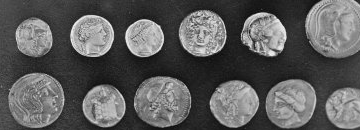
#> input picture images/input/moedas_recorte.png, 360 x 130 px
$ python __main__.py --operation segment --input ../images/input/moedas_recorte.png --output out.png
#> lines starting #> are read from the running program, lines starting #| are printed output that depends on the picture; after the words box and inside, x2 and y2 are one past the last pixel; in counts of white or black regions, pixels touching at a corner belong together; long printed decimals are rounded
import argparse
import csv
import json
import sys
from pathlib import Path

import cv2
import numpy as np


def error(msg):
    raise ValueError(msg)


def write_image(path, img):
    dest = Path(path)
    if dest.suffix.lower() != '.png':
        error('Saídas de imagem devem utilizar extensão .png')
    dest.parent.mkdir(parents=True, exist_ok=True)
    if not cv2.imwrite(str(dest), img):
        error(f'Falha ao gravar imagem: {dest}')


def read_image(path, gray=False):
#> called with path = '../images/input/moedas_recorte.png', gray = False
    p = Path(path)
    if not p.is_file():
        error(f'Arquivo inexistente: {p}')
    data = cv2.imread(str(p), cv2.IMREAD_GRAYSCALE if gray else cv2.IMREAD_COLOR)
#> data is the input picture: shape (130, 360, 3); min 7, max 247, mean 92.4
    if data is None or data.size == 0:
        error(f'Imagem ilegível ou incompatível: {p}')
    return data


def validate_mask(mask):
    if mask.ndim != 2 or mask.dtype != np.uint8 or not np.isin(mask, (0, 255)).all():
        error('Máscara incompatível: exige 1 canal uint8 e valores exclusivamente 0/255')


def segment(image, method, threshold=120, invert=False, block_size=21, c=5):
#> called with method = 'fixed', threshold = 120, invert = False, block_size = 21, c = 5
    if threshold < 0 or threshold > 255:
        error('--threshold deve estar entre 0 e 255')
    if method not in ('fixed', 'otsu', 'adaptive'):
        error('Método inválido: use fixed, otsu ou adaptive')
    gray = cv2.cvtColor(image, cv2.COLOR_BGR2GRAY)
    typ = cv2.THRESH_BINARY_INV if invert else cv2.THRESH_BINARY
    if method == 'fixed':
        _, mask = cv2.threshold(gray, threshold, 255, typ)
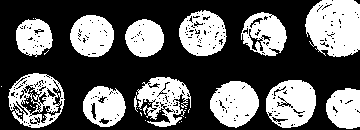
#> mask: shape (130, 360); 38% white; 33 white regions (20 under 20 px), largest, box (x1, y1, x2, y2) and area: (305, 0, 360, 57) 2547, (266, 80, 316, 128) 1759, (210, 81, 259, 128) 1659
    elif method == 'otsu':
        _, mask = cv2.threshold(gray, 0, 255, typ | cv2.THRESH_OTSU)
    else:
        if block_size <= 1 or block_size % 2 == 0:
            error('--block-size deve ser ímpar e maior que 1')
        if block_size > min(gray.shape):
            error('--block-size deve caber nas dimensões da imagem')
        mask = cv2.adaptiveThreshold(gray, 255, cv2.ADAPTIVE_THRESH_GAUSSIAN_C, typ, block_size, c)
    validate_mask(mask)
    return mask


# [72 lines left out: functions components, save_csv, visualize, analyze, not called in this run]


def main(argv=None):
    parser = argparse.ArgumentParser(prog='python -m pdi_lab', description='M2.1 segmentação; M2.2 componentes e morfologia')
    parser.add_argument('--operation', required=True, choices=['segment', 'analyze'])
    parser.add_argument('--input', required=True)
    parser.add_argument('--output', required=True)
    parser.add_argument('--method', default='fixed', help='fixed, otsu ou adaptive')
    parser.add_argument('--threshold', type=int, default=120)
    parser.add_argument('--invert', action='store_true')
    parser.add_argument('--block-size', type=int, default=21)
    parser.add_argument('--c', type=float, default=5)
    parser.add_argument('--connectivity', type=int, default=8)
    parser.add_argument('--min-area', type=int, default=20)
    parser.add_argument('--kernel-size', type=int, default=3)
    parser.add_argument('--kernel-shape', default='ellipse', choices=['rect', 'ellipse', 'cross'])
    parser.add_argument('--sequence', default='open,close')
    parser.add_argument('--iterations', type=int, default=1)
    parser.add_argument('--version', action='version', version='1.0.0')
    args = parser.parse_args(argv)
    try:
        if args.operation == 'segment':
            img = read_image(args.input)
            mask = segment(img, args.method, args.threshold, args.invert, args.block_size, args.c)
            write_image(args.output, mask)
            print(json.dumps({'method': args.method, 'width': mask.shape[1], 'height': mask.shape[0],
                              'foreground_pixels': int(np.count_nonzero(mask)), 'foreground_ratio': float(np.count_nonzero(mask)/mask.size)}))
#| {"method": "fixed", "width": 360, "height": 130, "foreground_pixels": 17797, "foreground_ratio": 0.3803}
        else:
            mask = read_image(args.input, gray=False)
            # IMREAD_UNCHANGED evita aceitar RGB ou conversão implícita para grayscale.
            mask = cv2.imread(args.input, cv2.IMREAD_UNCHANGED)
            if mask is None: error('Máscara ilegível')
            print(json.dumps(analyze(mask, args.output, args.connectivity, args.min_area,
                                     args.kernel_size, args.kernel_shape, args.sequence, args.iterations), ensure_ascii=False))
        return 0
    except (ValueError, OSError, cv2.error) as exc:
        print(f'Erro: {exc}', file=sys.stderr)
        return 2


if __name__ == '__main__':
    sys.exit(main())
#> (the program exits here)
